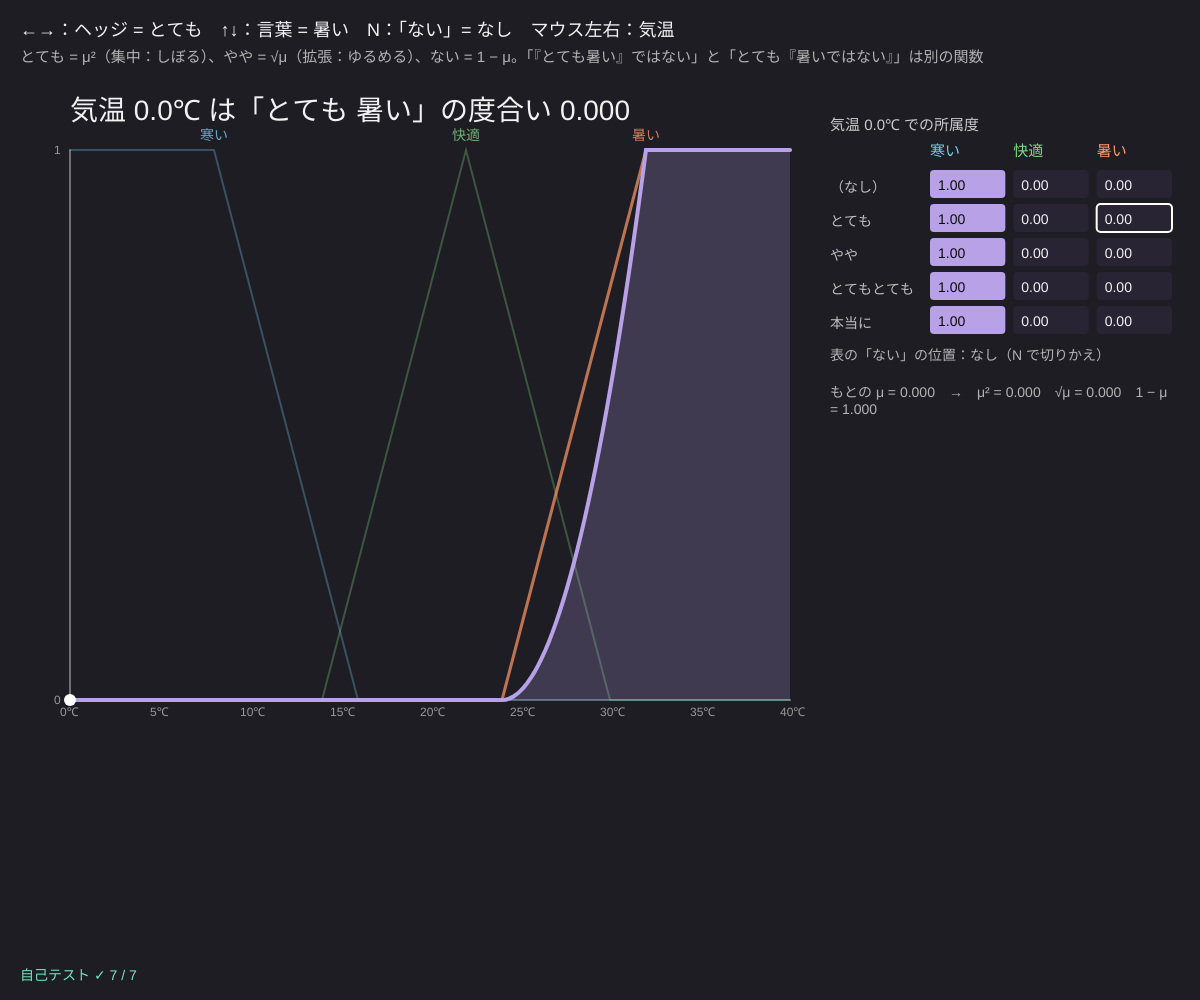
Frame 1 (no input)
Frame 60 (no input): identical to frame 1, image omitted
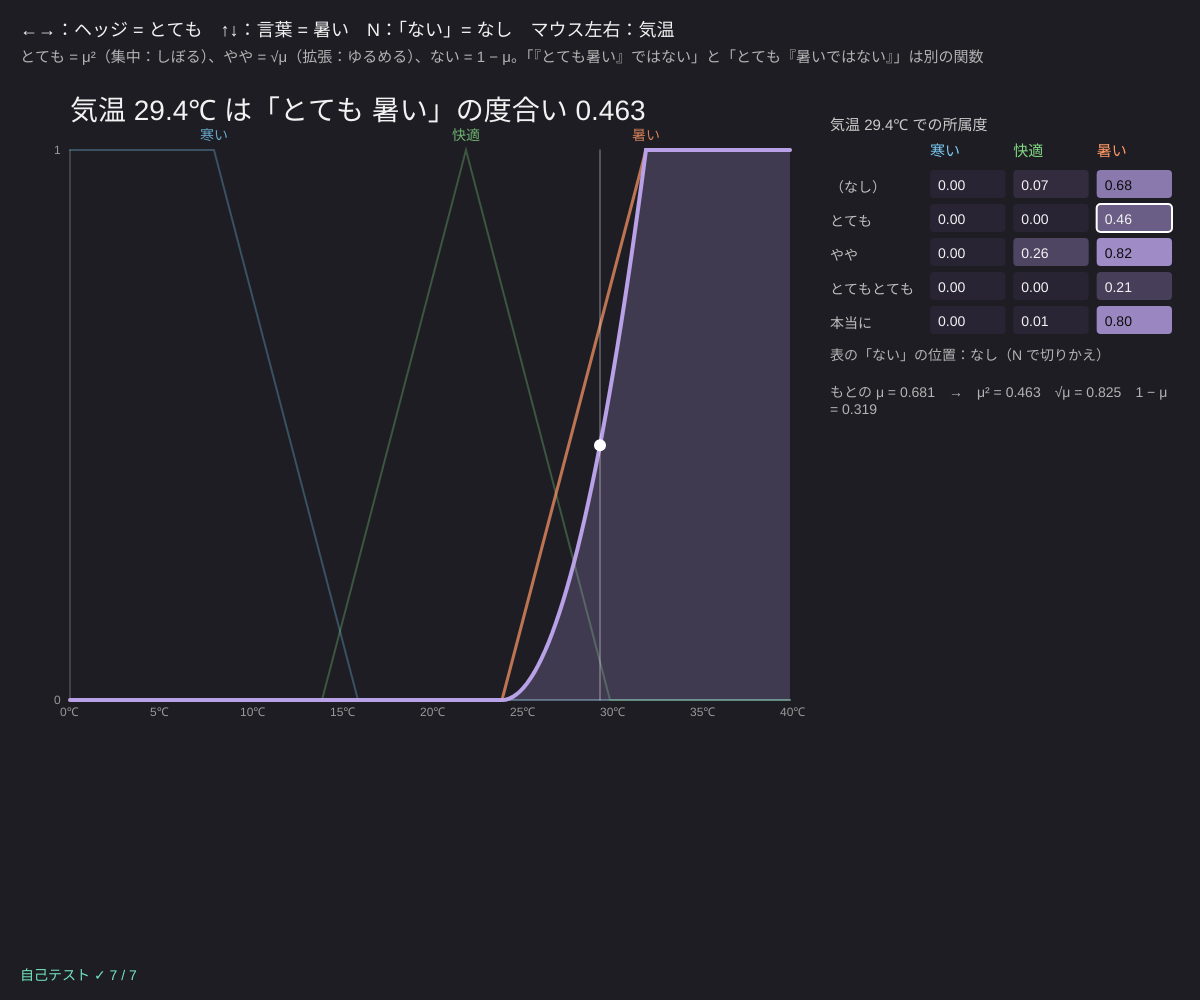
Frame 120 (the mouse pressed at the canvas centre since frame 60)

The p5.js sketch that drew these frames (run headless with seeded random() and noise() and a simulated clock; from frame 60 on, the mouse is pressed at the canvas centre):

// p5.js sketch
// ── sketch.js
// ============================================
// 03 言語変数とヘッジ ─「とても暑い」「やや寒い」
// 言語変数「気温」の値は 寒い・快適・暑い という言葉（それぞれファジィ集合）
// ヘッジ（言葉の強め・弱め）は μ の計算：とても = μ²（集中）、やや = √μ（拡張）、〜ではない = 1 − μ
// ←→ = ヘッジ / ↑↓ = 言葉 / N = 「ない」の位置 / マウス左右 = 今の気温
// ============================================

let XLO = 0, XHI = 40;
// ★ 気温の言葉（台形・三角の形と位置を変えてみよう）
const TERMS = [
  { name: '寒い', mf: { type: 'trap', p: [0, 0, 8, 16] }, col: [200, 50, 95] },
  { name: '快適', mf: { type: 'tri', p: [14, 22, 30] }, col: [120, 40, 85] },
  { name: '暑い', mf: { type: 'trap', p: [24, 32, 40, 40] }, col: [20, 60, 100] },
];
// ★ ヘッジ：μ を何乗するか（とても = 2、やや = 0.5）
const HEDGES = [
  { name: '（なし）', f: (m) => m },
  { name: 'とても', f: (m) => m * m },
  { name: 'やや', f: (m) => Math.sqrt(m) },
  { name: 'とてもとても', f: (m) => Math.pow(m, 4) },
  { name: '本当に', f: (m) => (m <= 0.5 ? 2 * m * m : 1 - 2 * (1 - m) * (1 - m)) },   // 強調（INT）：0.5 より上は上げ、下は下げる
];
const NEGS = ['', '「とても暑い」ではない 型', 'とても「暑いではない」型'];
let hi = 1, ti = 2, ni = 0;

function setup() {
  createCanvas(windowWidth, windowHeight);
  colorMode(HSB, 360, 100, 100, 100);
  selfTest();
}
// 文の所属度：ni = 0 そのまま / 1 = 1 − hedge(μ)（「とても暑い」ではない）/ 2 = hedge(1 − μ)（とても「暑いではない」）
function phraseMu(h, t, n, x) {
  let m = evalMF(TERMS[t].mf, x);
  if (n === 1) return fnot(HEDGES[h].f(m));
  if (n === 2) return HEDGES[h].f(fnot(m));
  return clampv(HEDGES[h].f(m), 0, 1);
}
function phraseText(h, t, n) {
  let hd = h === 0 ? '' : HEDGES[h].name + ' ';
  if (n === 1) return '「' + hd + TERMS[t].name + '」ではない';
  if (n === 2) return hd + '「' + TERMS[t].name + 'ではない」';
  return hd + TERMS[t].name;
}

function draw() {
  background(250, 18, 14);
  fill(0, 0, 95); noStroke(); textSize(18);
  text('←→：ヘッジ = ' + HEDGES[hi].name + '　↑↓：言葉 = ' + TERMS[ti].name + '　N：「ない」= ' + (NEGS[ni] || 'なし') + '　マウス左右：気温', 20, 36);
  fill(0, 0, 70); textSize(15);
  text('とても = μ²（集中：しぼる）、やや = √μ（拡張：ゆるめる）、ない = 1 − μ。「『とても暑い』ではない」と「とても『暑いではない』」は別の関数', 20, 62);

  let gx = 70, gy = 150, gw = width * 0.6, gh = height * 0.55;
  let X = (x) => gx + ((x - XLO) / (XHI - XLO)) * gw, Y = (m) => gy + gh - m * gh;
  let temp = clampv(XLO + ((mouseX - gx) / gw) * (XHI - XLO), XLO, XHI);
  stroke(0, 0, 40); strokeWeight(1); line(gx, Y(0), gx + gw, Y(0)); line(gx, gy, gx, Y(0));
  noStroke(); fill(0, 0, 60); textSize(12);
  for (let x = XLO; x <= XHI; x += 5) text(x + '℃', X(x) - 10, Y(0) + 16);
  text('1', gx - 16, Y(1) + 4); text('0', gx - 16, Y(0) + 4);
  // 3 つの言葉（うすく）
  TERMS.forEach((T, k) => {
    noFill(); stroke(T.col[0], T.col[1], T.col[2], k === ti ? 70 : 30); strokeWeight(k === ti ? 3 : 2);
    beginShape(); for (let i = 0; i <= 200; i++) { let x = XLO + ((XHI - XLO) * i) / 200; vertex(X(x), Y(evalMF(T.mf, x))); } endShape();
    noStroke(); fill(T.col[0], T.col[1], T.col[2], 80); textSize(14);
    text(T.name, X((T.mf.p[0] + T.mf.p[T.mf.p.length - 1]) / 2) - 14, gy - 10);
  });
  // 組み立てた文の関数
  noStroke(); fill(260, 30, 90, 22);
  beginShape(); vertex(X(XLO), Y(0));
  for (let i = 0; i <= 200; i++) { let x = XLO + ((XHI - XLO) * i) / 200; vertex(X(x), Y(phraseMu(hi, ti, ni, x))); }
  vertex(X(XHI), Y(0)); endShape(CLOSE);
  noFill(); stroke(260, 30, 90); strokeWeight(4);
  beginShape(); for (let i = 0; i <= 200; i++) { let x = XLO + ((XHI - XLO) * i) / 200; vertex(X(x), Y(phraseMu(hi, ti, ni, x))); } endShape();
  // 今の気温
  let m = phraseMu(hi, ti, ni, temp);
  stroke(0, 0, 100, 50); strokeWeight(1); line(X(temp), gy, X(temp), Y(0));
  noStroke(); fill(0, 0, 100); circle(X(temp), Y(m), 12);
  fill(0, 0, 95); textSize(28);
  text('気温 ' + temp.toFixed(1) + '℃ は「' + phraseText(hi, ti, ni) + '」の度合い ' + m.toFixed(3), gx, 120);

  // ---- 右：言葉 × ヘッジ の表（今の気温で）
  let tx = gx + gw + 40, ty = 150, cw = (width - tx - 20) / 3, ch = 34;
  fill(0, 0, 80); textSize(15); text('気温 ' + temp.toFixed(1) + '℃ での所属度', tx, ty - 20);
  TERMS.forEach((T, k) => { fill(T.col[0], T.col[1], T.col[2]); text(T.name, tx + 100 + k * ((width - tx - 120) / 3), ty + 6); });
  let colW = (width - tx - 120) / 3;
  HEDGES.forEach((H, h) => {
    let yy = ty + 20 + h * ch;
    fill(0, 0, 75); textSize(14); text(H.name, tx, yy + 22);
    TERMS.forEach((T, k) => {
      let v = phraseMu(h, k, ni, temp), xx = tx + 100 + k * colW;
      fill(260, 30, 20 + 70 * v); if (h === hi && k === ti) { stroke(0, 0, 100); strokeWeight(2); } else noStroke();
      rect(xx, yy, colW - 8, ch - 6, 4);
      noStroke(); fill(0, 0, v > 0.6 ? 5 : 95); textSize(14); text(v.toFixed(2), xx + 8, yy + 20);
    });
  });
  fill(0, 0, 70); textSize(14);
  let yb = ty + 40 + HEDGES.length * ch;
  text('表の「ない」の位置：' + (NEGS[ni] || 'なし（N で切りかえ）'), tx, yb);
  let m0 = evalMF(TERMS[ti].mf, temp);
  text('もとの μ = ' + m0.toFixed(3) + '　→　μ² = ' + (m0 * m0).toFixed(3) + '　√μ = ' + Math.sqrt(m0).toFixed(3) + '　1 − μ = ' + (1 - m0).toFixed(3), tx, yb + 26, width - tx - 20);
  fill(selfTestResults.every((r) => r.ok) ? color(160, 50, 90) : color(0, 80, 100)); textSize(14);
  text(selfTestLine(), 20, height - 20);
}

function keyPressed() {
  if (key === RIGHT_ARROW) hi = (hi + 1) % HEDGES.length;
  if (key === LEFT_ARROW) hi = (hi + HEDGES.length - 1) % HEDGES.length;
  if (key === UP_ARROW) ti = (ti + 1) % TERMS.length;
  if (key === DOWN_ARROW) ti = (ti + TERMS.length - 1) % TERMS.length;
  if (key === 'n' || key === 'N') ni = (ni + 1) % NEGS.length;
}

// ---- 自己テスト：手で計算できる値と比べる
function selfTest() {
  selfTestResults = [];
  check('とても 0.5 → 0.25', near(HEDGES[1].f(0.5), 0.25));
  check('やや 0.25 → 0.5', near(HEDGES[2].f(0.25), 0.5));
  check('ない 0.3 → 0.7', near(fnot(0.3), 0.7));
  check('「とても暑い」ではない ≠ とても「暑いではない」（μ = 0.5 で 0.75 と 0.25）', near(phraseMu(1, 2, 1, 28), 0.75) && near(phraseMu(1, 2, 2, 28), 0.25));
  check('暑い(32℃) = 1、寒い(12℃) = 0.5、快適(18℃) = 0.5', evalMF(TERMS[2].mf, 32) === 1 && near(evalMF(TERMS[0].mf, 12), 0.5) && near(evalMF(TERMS[1].mf, 18), 0.5));
  let ok = true;
  for (let x = 0; x <= 40; x += 0.25) for (let k = 0; k < 3; k++) { let m = evalMF(TERMS[k].mf, x); if (!(m * m <= m + 1e-12 && m <= Math.sqrt(m) + 1e-12)) ok = false; }
  check('どこでも とても ≤ もと ≤ やや', ok);
  check('ヘッジは 0 と 1 を動かさない', [1, 2, 3].every((h) => HEDGES[h].f(0) === 0 && HEDGES[h].f(1) === 1));
  reportSelfTest();
}

// ---------- やってみよう ----------
// 1. 「とても暑い」と「やや暑い」で、所属度 0.5 になる気温はそれぞれ何℃？
// 2. N で「『とても暑い』ではない」と「とても『暑いではない』」を比べ、グラフの違いを説明しよう
// 3. 「とてもとても」（μ⁴）を何回も重ねると、どんな形に近づく？
// 4. 「本当に」（強調 INT）は 0.5 を境に、上は 1 へ・下は 0 へ寄せる。何回も重ねるとクリスプ集合に近づく
// 5. TERMS に「ぬるい」「蒸し暑い」を足して、自分の言語変数を作ろう


// ==================================================
// ここから下は「ファジィの道具」（中身は読まなくても OK。消さないでね）
// ==================================================
// ---- メンバーシップ関数（所属度 μ を 0〜1 で返す）
function trimf(x, a, b, c) {            // 三角：a で 0、b で 1、c で 0
  if (x < a || x > c) return 0;
  if (x === b) return 1;
  if (x < b) return b > a ? (x - a) / (b - a) : 1;
  return c > b ? (c - x) / (c - b) : 1;
}
function trapmf(x, a, b, c, d) {         // 台形：b〜c が 1
  if (x < a || x > d) return 0;
  if (x >= b && x <= c) return 1;
  if (x < b) return (x - a) / (b - a);
  return (d - x) / (d - c);
}
function gaussmf(x, c, s) { return Math.exp(-((x - c) * (x - c)) / (2 * s * s)); }
function sigmf(x, a, c) { return 1 / (1 + Math.exp(-a * (x - c))); }
function bellmf(x, a, b, c) { return 1 / (1 + Math.pow(Math.abs((x - c) / a), 2 * b)); }
// mf = { type: 'tri', p: [a, b, c] } のような形
function evalMF(mf, x) {
  let p = mf.p;
  if (mf.type === 'tri') return trimf(x, p[0], p[1], p[2]);
  if (mf.type === 'trap') return trapmf(x, p[0], p[1], p[2], p[3]);
  if (mf.type === 'gauss') return gaussmf(x, p[0], p[1]);
  if (mf.type === 'sig') return sigmf(x, p[0], p[1]);
  if (mf.type === 'bell') return bellmf(x, p[0], p[1], p[2]);
  return 0;
}
function clampv(v, a, b) { return v < a ? a : v > b ? b : v; }


// ---- 演算：t ノルム（かつ）・s ノルム（または）・補集合（でない）
const T_NORMS = [
  { name: 'min', f: (a, b) => Math.min(a, b) },
  { name: '積', f: (a, b) => a * b },
  { name: 'ウカシェヴィチ', f: (a, b) => Math.max(0, a + b - 1) },
];
const S_NORMS = [
  { name: 'max', f: (a, b) => Math.max(a, b) },
  { name: '確率和', f: (a, b) => a + b - a * b },
  { name: '有界和', f: (a, b) => Math.min(1, a + b) },
];
function fnot(a) { return 1 - a; }


// ---- 自己テストの道具
let selfTestResults = [];
function check(name, cond) { selfTestResults.push({ name, ok: !!cond }); }
function near(a, b, tol) { return a !== null && Math.abs(a - b) <= (tol === undefined ? 1e-9 : tol); }
function reportSelfTest() { for (let r of selfTestResults) (r.ok ? console.log : console.error)((r.ok ? '✓ ' : '✗ ') + r.name); }
function selfTestLine() { let n = selfTestResults.filter((r) => r.ok).length; return '自己テスト ' + (n === selfTestResults.length ? '✓ ' : '✗ ') + n + ' / ' + selfTestResults.length; }
